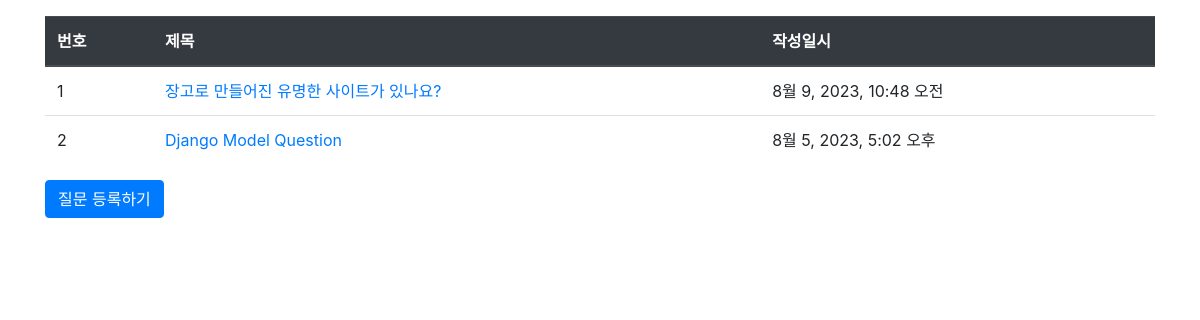
Page /pybo/ on the earlier database version.
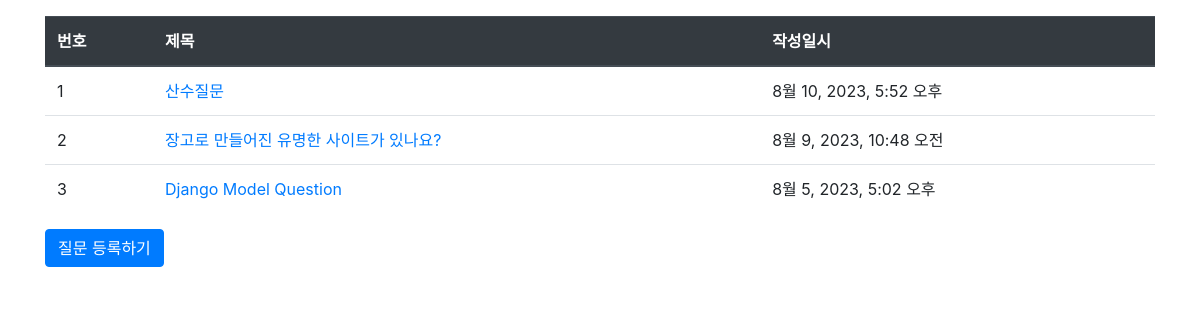
Same page on the later database version.
### pybo/models.py (models this page shows, shortened)
class Question(models.Model):
    subject=models.CharField(max_length=200)
    content = models.TextField()
    create_date=models.DateTimeField()

### pybo/views.py (the view)
# urls.py: path('',views.index, name='index'),
def index(request):
    question_list = Question.objects.order_by('-create_date')
    context = {'question_list' : question_list}
    return render(request, 'pybo/question_list.html', context)

### templates/pybo/question_list.html
{% extends 'base.html' %}
{% block content %}
<div class="container my-3">
    <table class="table">
        <thead>
        <tr class="thead-dark">
            <th>번호</th>
            <th>제목</th>
            <th>작성일시</th>
        </tr>
        </thead>
        <tbody>
        {% if question_list %}
        {% for question in question_list %}
        <tr>
            <td>{{ forloop.counter }}</td>
            <td>
                <a href="{% url 'pybo:detail' question.id %}">{{ question.subject }}</a>
            </td>
            <td>{{ question.create_date }}</td>
        </tr>
        {% endfor %}
        {% else %}
        <tr>
            <td colspan="3">질문이 없습니다.</td>
        </tr>
        {% endif %}
        </tbody>
    </table>
    <a href="{% url 'pybo:question_create'  %}" class="btn btn-primary">
        질문 등록하기
    </a>
</div>
{% endblock %}

Differences in the rows shown:
added Question: subject "산수질문", create_date "8월 10, 2023, 5:52 오후"
